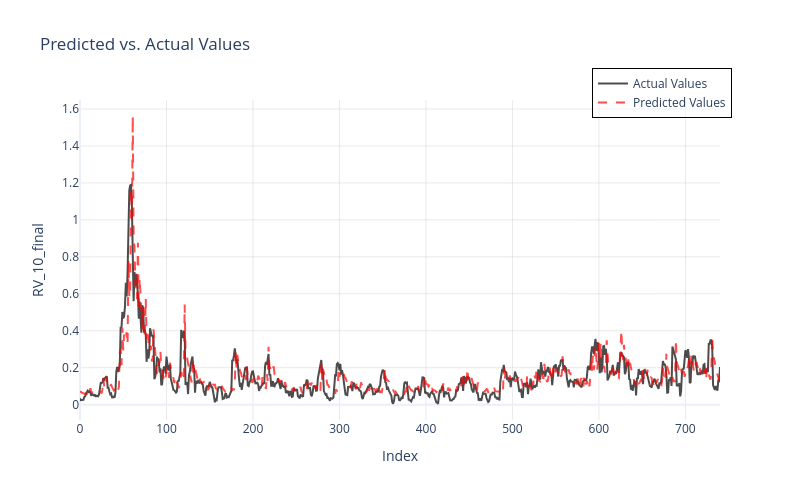

Here is the notebook cell this chart was saved with:
### Code cell
import plotly.graph_objects as go

# Create the figure
fig = go.Figure()

# Add actual values line
fig.add_trace(go.Scatter(
    y=Y_test,
    mode='lines',
    name='Actual Values',
    line=dict(color='black', width=2),
    opacity=0.7
))

# Add predicted values line
fig.add_trace(go.Scatter(
    y=y_pred,
    mode='lines',
    name='Predicted Values',
    line=dict(color='red', width=2, dash='dash'),
    opacity=0.7
))

# Update layout
fig.update_layout(
    title="Predicted vs. Actual Values",
    xaxis_title="Index",
    yaxis_title="RV_10_final",
    legend=dict(
        x=0.8, y=1.1,
        bgcolor="rgba(255, 255, 255, 0.5)",
        bordercolor="Black",
        borderwidth=1
    ),
    template='plotly_white',
    hovermode='x',
    width=800,
    height=500
)

# Show grid and plot
fig.update_xaxes(showgrid=True, gridwidth=0.5, gridcolor='LightGrey')
fig.update_yaxes(showgrid=True, gridwidth=0.5, gridcolor='LightGrey')

# Display the interactive plot
fig.show()

### Figure 1 — Plotly figure (JSON) as saved in the notebook; plotly's stock layout.template omitted (floating-point values rounded to 4 significant figures; data arrays with more than 128 entries replaced by an {"elided": "..."} marker saying what was removed)
{"data": [{"line": {"color": "black", "width": 2}, "mode": "lines", "name": "Actual Values", "opacity": 0.7, "type": "scatter", "y": {"elided": "741 float values"}}, {"line": {"color": "red", "dash": "dash", "width": 2}, "mode": "lines", "name": "Predicted Values", "opacity": 0.7, "type": "scatter", "y": {"elided": "741 float values"}}], "layout": {"height": 500, "hovermode": "x", "legend": {"bgcolor": "rgba(255, 255, 255, 0.5)", "bordercolor": "Black", "borderwidth": 1, "x": 0.8, "y": 1.1}, "title": {"text": "Predicted vs. Actual Values"}, "width": 800, "xaxis": {"autorange": true, "gridcolor": "LightGrey", "gridwidth": 0.5, "range": [0, 740], "showgrid": true, "title": {"text": "Index"}}, "yaxis": {"autorange": true, "gridcolor": "LightGrey", "gridwidth": 0.5, "range": [-0.08319, 1.649], "showgrid": true, "title": {"text": "RV_10_final"}, "type": "linear"}}}
